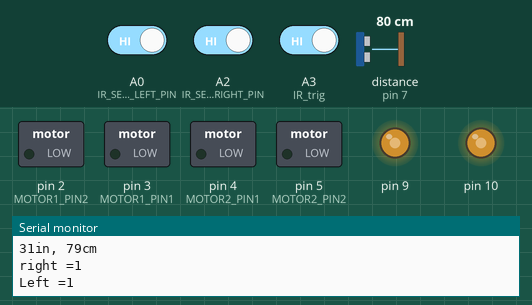
Recording of a sketch running on a simulated Arduino Uno, built with avr-gcc and run on an emulated ATmega328P. Shown: switched loads named in the sketch (green lamp = pin HIGH), output pins drawn as LEDs (lit = HIGH), the last lines printed to the serial monitor. Wiring (inferred from the names in the program): ultrasonic range finder: trigger pin 6; echo pin 7. The inputs (shaded band) are chosen by the test bench; at power-on: A3 (IR_trig) HIGH, A0 (IR_SENSOR_LEFT_PIN) HIGH, distance to the obstacle (sensor on pin 7) 80 cm, A2 (IR_SENSOR_RIGHT_PIN) HIGH. The echo pulse lasts 58.3 µs per cm; pins used as bus, display or sensor lines are not drawn.

Above: at 1.2 s.
1.3 s: A3 (IR_trig) driven LOW
At 2.5 s:
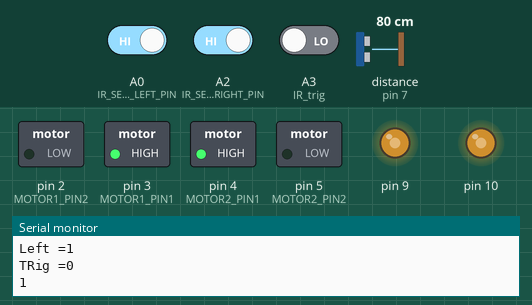
4.3 s: A0 (IR_SENSOR_LEFT_PIN) driven LOW
At 4.8 s:
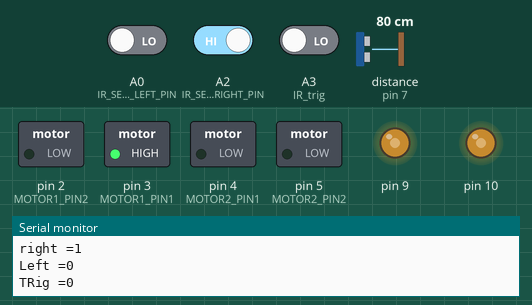
5.8 s: distance to the obstacle (sensor on pin 7) set to 17 cm
7.3 s: distance to the obstacle (sensor on pin 7) set to 14 cm
At 8.5 s:
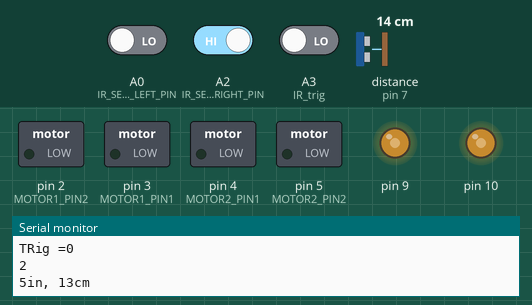
8.8 s: distance to the obstacle (sensor on pin 7) set to 18 cm
At 9.4 s:
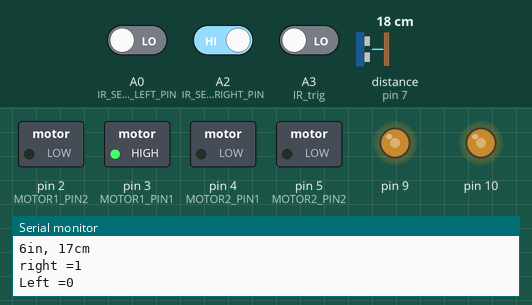
11.8 s: distance to the obstacle (sensor on pin 7) set to 2 cm
At 12.2 s:
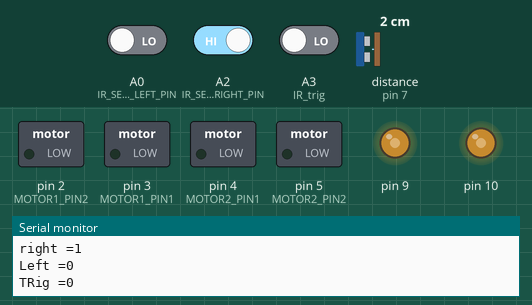
Timing chart, 0 to 14.3 s (numbered marks = the images above; inputs shaded):
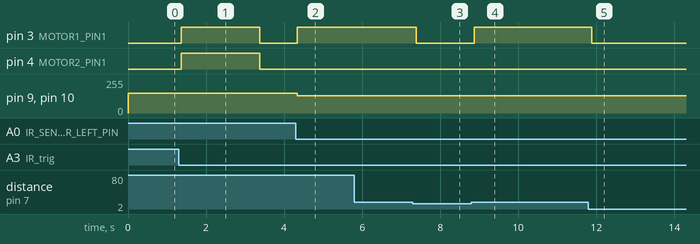

The sketch:

wline.ino
```cpp
// Define sensor pins
#define IR_SENSOR_RIGHT_PIN A2
#define IR_SENSOR_LEFT_PIN A0
#define IR_trig A3
const int trigPin = 6;
const int echoPin = 7;
long duration, cm, inches;

// Define motor pins
#define MOTOR1_PIN1 3
#define MOTOR1_PIN2 2
#define MOTOR2_PIN1 4
#define MOTOR2_PIN2 5

int trigFlag , count , flag ;
void setup() {
  // Initialize sensor pins as inputs
  Serial.begin(9600);
  pinMode(IR_SENSOR_RIGHT_PIN, INPUT);
  pinMode(IR_SENSOR_LEFT_PIN, INPUT);
  pinMode(IR_trig, INPUT);
  pinMode(9,OUTPUT);
  pinMode(10,OUTPUT);
analogWrite(9,150);
analogWrite(10,150);
  // Initialize motor pins as outputs
  pinMode(MOTOR1_PIN1, OUTPUT);
  pinMode(MOTOR1_PIN2, OUTPUT);
  pinMode(MOTOR2_PIN1, OUTPUT);
  pinMode(MOTOR2_PIN2, OUTPUT);
    pinMode(trigPin, OUTPUT); // Sets the trigPin as an Output
  pinMode(echoPin, INPUT); // Sets the echoPin as an Input

}

void loop() {
  // Read sensor values
  digitalWrite(trigPin, LOW);
  delayMicroseconds(5);
  digitalWrite(trigPin, HIGH);
  delayMicroseconds(10);
  digitalWrite(trigPin, LOW);

   pinMode(echoPin, INPUT);
  duration = pulseIn(echoPin, HIGH);

  // Convert the time into a distance
  cm = (duration/2) / 29.1;     // Divide by 29.1 or multiply by 0.0343
  inches = (duration/2) / 74;   // Divide by 74 or multiply by 0.0135

  Serial.print(inches);
  Serial.print("in, ");
  Serial.print(cm);
  Serial.print("cm");
  Serial.println();


  int sensorRightValue = digitalRead(IR_SENSOR_RIGHT_PIN);
  int sensorLeftValue = digitalRead(IR_SENSOR_LEFT_PIN);
  Serial.print("right =");
  Serial.println(digitalRead(IR_SENSOR_RIGHT_PIN));
  Serial.print("Left =");
  Serial.println(digitalRead(IR_SENSOR_LEFT_PIN));
  Serial.print("TRig =");
  Serial.println(digitalRead(IR_trig));
 trigFlag= digitalRead(IR_trig);

Serial.println(count);

  // If both sensors detect the line
  if (sensorRightValue == LOW && sensorLeftValue == LOW  && count == 1 && cm>=15) {
    moveForward();
  }

  if (sensorRightValue == LOW && sensorLeftValue == LOW  && count == 2 && cm>=15) {
    moveForward();
  }
  else if (sensorRightValue == LOW && sensorLeftValue == LOW  && count == 3 && cm>=15) {
    rotate();
  }
  else if (sensorRightValue == LOW && sensorLeftValue == LOW  && count == 4 && cm>=15) {
    rotate();

  }
  // If only the left sensor detects the line
  else if (sensorLeftValue == LOW &&( count == 1 ||  count == 2) && cm>=15) {
    // Turn right
    turnRight();
  }
  // If only the right sensor detects the line
  else if (sensorRightValue == LOW && ( count == 1 ||  count == 2)&& cm>=15) {
    // Turn left
    turnLeft();
  }

  else if (sensorLeftValue == LOW &&( count == 3 ||  count == 4)&& cm>=15) {
    // Turn right
    turnLeft();
        Serial.println("Reverse left");

  }
  // If only the right sensor detects the line
  else if (sensorRightValue == LOW && ( count == 3 ||  count == 4)&& cm>=15) {
    // Turn left
            Serial.println("Reverse left");
    turnRight();
  }
  // If both sensors don't detect the line
  else if(sensorRightValue == HIGH && sensorLeftValue == HIGH && count==0&& cm>=15 ) {
    stopMotors();
    if(!trigFlag)
    count =1;

  }

    else if(sensorRightValue == HIGH && sensorLeftValue == HIGH && count==1 && cm>=15) {
        moveForward();
        count = 2;
        delay(2000);
  }

    else if(sensorRightValue == HIGH && sensorLeftValue == HIGH && count==2 && cm>=15 ) {
    stopMotors();
    if(trigFlag)
    count =3;

  }
      else if(sensorRightValue == HIGH && sensorLeftValue == HIGH && count==3 && cm>=15) {
       rotate();

        count = 4;
        delay(2000);

  }

        else if(sensorRightValue == HIGH && sensorLeftValue == HIGH && count== 4 && cm>=15 ) {
        count = 0;
        stopMotors();


  }
  else
  {
    stopMotors();
  }
}

// Function to move the robot forward
void moveForward() {
  digitalWrite(MOTOR1_PIN1, HIGH);
  digitalWrite(MOTOR1_PIN2, LOW);
  digitalWrite(MOTOR2_PIN1, HIGH);
  digitalWrite(MOTOR2_PIN2, LOW);
analogWrite(9,150);
analogWrite(10,150);
}

void rotate() {
  digitalWrite(MOTOR1_PIN1, HIGH);
  digitalWrite(MOTOR1_PIN2, LOW);
  digitalWrite(MOTOR2_PIN1, LOW);
  digitalWrite(MOTOR2_PIN2, LOW);
analogWrite(9,150);
analogWrite(10,150);
}

// Function to turn the robot left
void turnLeft() {
  digitalWrite(MOTOR1_PIN1, LOW);
  digitalWrite(MOTOR1_PIN2, LOW);
  digitalWrite(MOTOR2_PIN1, HIGH);
  digitalWrite(MOTOR2_PIN2, LOW);

analogWrite(9,130);
analogWrite(10,130);
}

// Function to turn the robot right
void turnRight() {
  digitalWrite(MOTOR1_PIN1, HIGH);
  digitalWrite(MOTOR1_PIN2, LOW);
  digitalWrite(MOTOR2_PIN1, LOW);
  digitalWrite(MOTOR2_PIN2, LOW);

analogWrite(9,130);
analogWrite(10,130);
}

// Function to stop the motors
void stopMotors() {
  digitalWrite(MOTOR1_PIN1, LOW);
  digitalWrite(MOTOR1_PIN2, LOW);
  digitalWrite(MOTOR2_PIN1, LOW);
  digitalWrite(MOTOR2_PIN2, LOW);
}
```

Measured:
- the behaviour switches between 16 and 15 cm on distance to the obstacle (sensor on pin 7) (found by bisection; images 2 and 3)
- after the input at 1.3 s, pin 3 (MOTOR1_PIN1), pin 4 (MOTOR2_PIN1): LOW → HIGH after 0.07 s, → LOW 2.0 s later
- after the input at 4.3 s, pin 3 (MOTOR1_PIN1): LOW → HIGH at once; pin 9, pin 10: 150/255 → 130/255 at once
- after the input at 7.3 s, pin 3 (MOTOR1_PIN1): HIGH → LOW after 0.08 s
- after the input at 8.8 s, pin 3 (MOTOR1_PIN1): LOW → HIGH after 0.07 s
- after the input at 11.8 s, pin 3 (MOTOR1_PIN1): HIGH → LOW after 0.08 s
